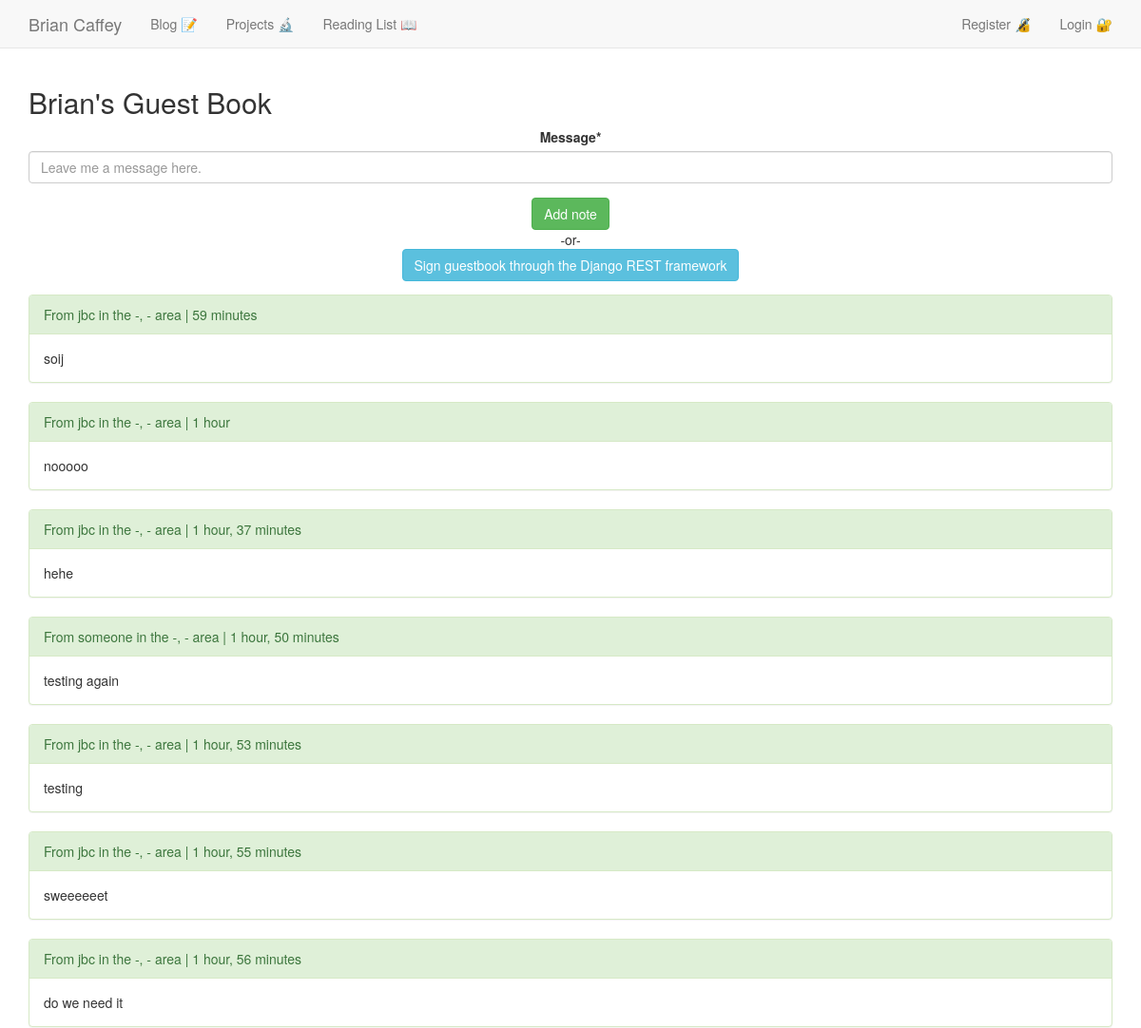
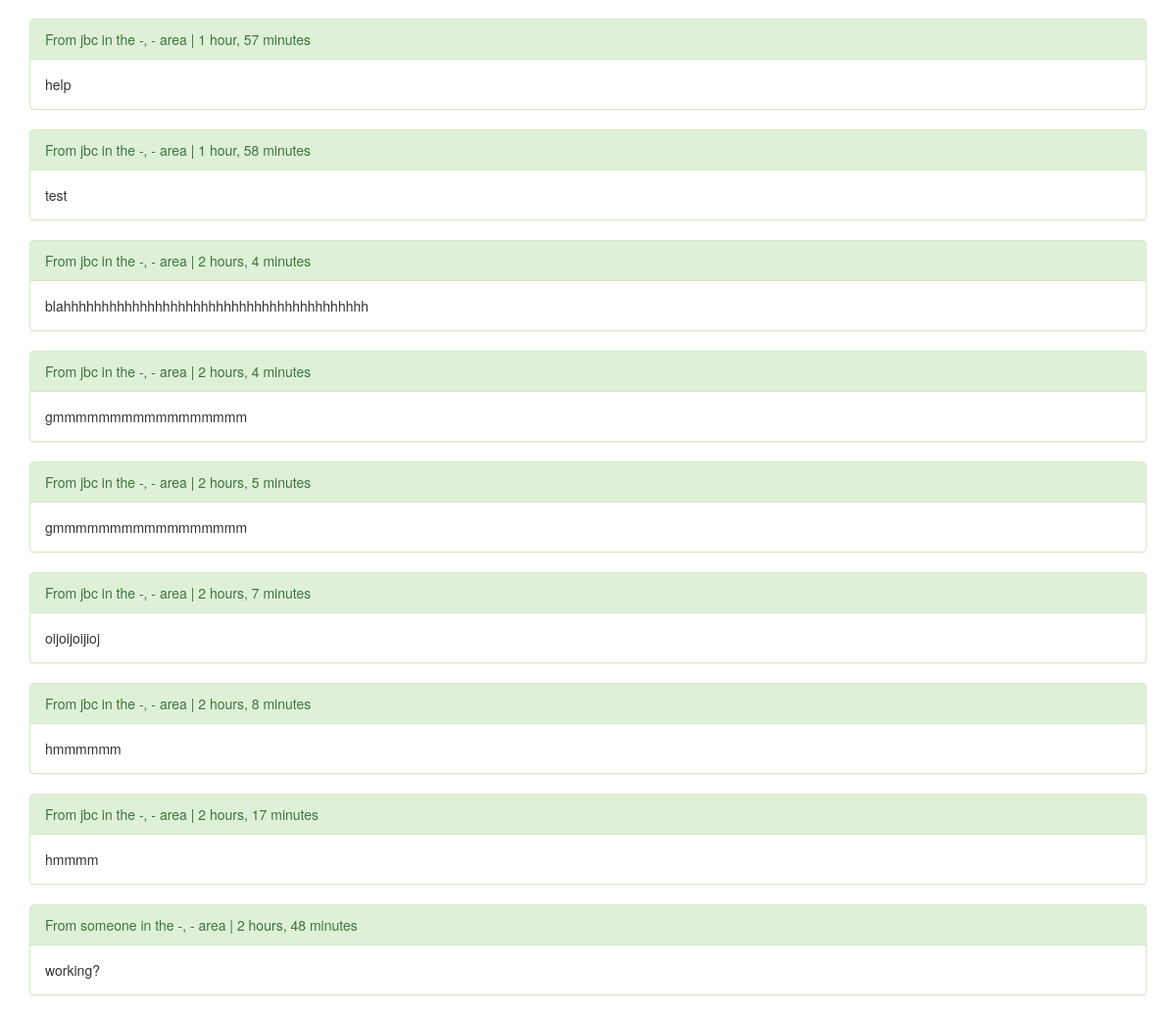
Page /guestbook/ on the committed database (2 pictures, top to bottom).
### home/models.py (models this page shows, shortened)
class GuestBook(models.Model):
    user = models.ForeignKey(settings.AUTH_USER_MODEL, blank=True, null=True)
    message = models.CharField(max_length=400, blank=False)
    date_created = models.DateTimeField(auto_now_add=True)
    city = models.CharField(max_length=500, null=True, blank=True)
    state = models.CharField(max_length=500, null=True, blank=True)
    class Meta:
        ordering = ["-date_created"]

### home/views.py (the view)
# urls.py: url(r'^guestbook/$', GBListView.as_view(), name='gb-list'),
class GBListView(CreateGuestBookAPIView):
	def get(self, *args, **kwargs):
		object_list = GuestBook.objects.all()
		guest_form = GuestBookForm(self.request.POST or None)
		return render(self.request, 'home/guestbook_list.html', {'guest_form':guest_form, 'object_list':object_list})

### home/forms.py
class GuestBookForm(forms.ModelForm):
	class Meta:
		model = GuestBook
		fields = [
			'message',
		]
		widgets = {
			'message': forms.TextInput(
				attrs={'id':'post-text', 'required':True, 'placeholder':'Leave me a message here.'}
			)
		}

### home/templates/home/guestbook_list.html (shortened to what this page needs)
{% extends 'base.html' %}
{% load crispy_forms_tags %}
{% block nav%}{% include 'home_nav.html' %}{% endblock %}
{% block content %}
<h2>Brian's Guest Book</h2>
<form style="text-align:center;" id="post-form" data-href="/api/gb-submit/" method="POST" action=".">{% csrf_token %}
  {{ guest_form | crispy }}
  <input type="submit" id="post-form post-button" class="btn btn-success" value="Add note"><br/> -or- <br/><a class="btn btn-info" href="{% url 'home:gb-submit' %}">Sign guestbook through the Django REST framework</a>
</form>
<span id="guest-book-items">
{% for object in object_list %}
<div class="panel panel-success">
  <div class="panel-heading">{% if object.user %}From {{ object.user }}{% if object.city %} in the {{ object.city }}, {{ object.state }} area{% endif %}{% else %}From someone{% if object.city %} in the {{ object.city }}, {{ object.state }} area{% endif %}{% endif %} | {{ object.date_created | timesince }}</div>
  <div class="panel-body">{{ object.message }}</div>
</div>
{% endfor %}
</span>
{% endblock %}

### rows in the picture
GuestBook: user "jbc", city "-", state "-", date_created "59 minutes", message "soij"
GuestBook: user "jbc", city "-", state "-", date_created "1 hour", message "nooooo"
GuestBook: user "jbc", city "-", state "-", date_created "1 hour, 37 minutes", message "hehe"
GuestBook: city "-", state "-", date_created "1 hour, 50 minutes", message "testing again"
GuestBook: user "jbc", city "-", state "-", date_created "1 hour, 53 minutes", message "testing"
GuestBook: user "jbc", city "-", state "-", date_created "1 hour, 55 minutes", message "sweeeeeet"
GuestBook: user "jbc", city "-", state "-", date_created "1 hour, 56 minutes", message "do we need it"
GuestBook: user "jbc", city "-", state "-", date_created "1 hour, 57 minutes", message "help"
GuestBook: user "jbc", city "-", state "-", date_created "1 hour, 58 minutes", message "test"
GuestBook: user "jbc", city "-", state "-", date_created "2 hours, 4 minutes", message "blahhhhhhhhhhhhhhhhhhhhhhhhhhhhhhhhhhhhhhhh"
GuestBook: user "jbc", city "-", state "-", date_created "2 hours, 4 minutes", message "gmmmmmmmmmmmmmmmmm"
GuestBook: user "jbc", city "-", state "-", date_created "2 hours, 5 minutes", message "gmmmmmmmmmmmmmmmmm"
GuestBook: user "jbc", city "-", state "-", date_created "2 hours, 7 minutes", message "oijoijoijioj"
GuestBook: user "jbc", city "-", state "-", date_created "2 hours, 8 minutes", message "hmmmmmm"
GuestBook: user "jbc", city "-", state "-", date_created "2 hours, 17 minutes", message "hmmmm"
GuestBook: city "-", state "-", date_created "2 hours, 48 minutes", message "working?"
